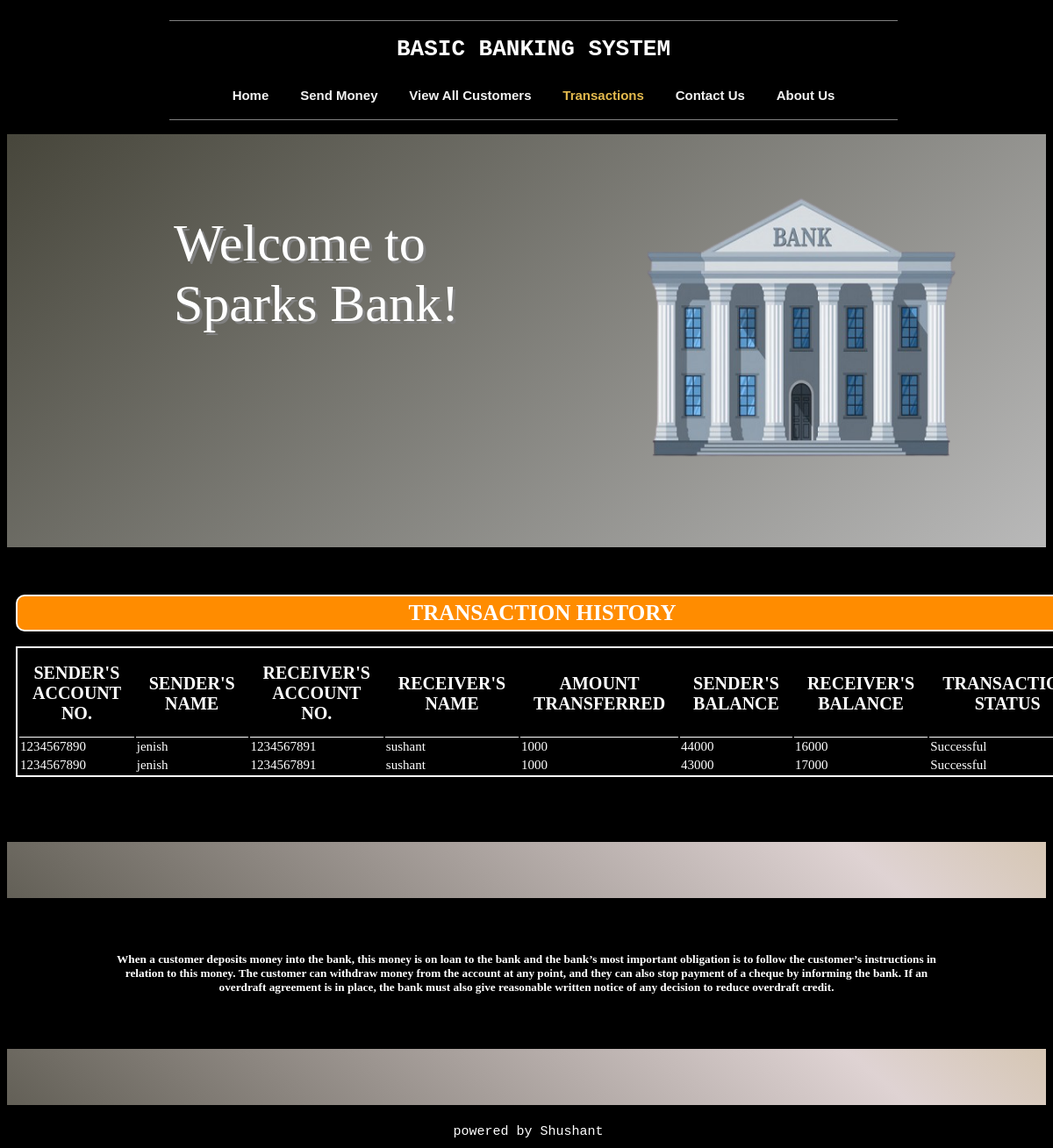
Screenshot of /transactions.php with the database file from the repository.
### tables this page shows
CREATE TABLE `transactions` (
  `ID` int(250) NOT NULL,
  `Sender_AccountNo` int(20) NOT NULL,
  `Sender_Name` varchar(30) NOT NULL,
  `Receiver_AccountNo` int(20) NOT NULL,
  `Receiver_Name` varchar(30) NOT NULL,
  `Amount_transferred` double NOT NULL,
  `Sender_Balance` double NOT NULL,
  `Receiver_Balance` double NOT NULL,
  `aStatus` text NOT NULL
);

### transactions.php (the view, shortened to what this page needs)
</<!DOCTYPE html>
<html lang="en" dir="ltr">
  <head>
<link rel="stylesheet" href="style_transactions.css">
  </head>
  <body>
<div class="navbar">
<center>
  <hr color="grey" width=70% size=1>
  <h1> BASIC BANKING SYSTEM </h1>
  <a  href="index.php">Home</a>
  <a href="sendmoney.php">Send Money</a>
  <a href="customers.php">View All Customers</a>
  <a class="active"  href="transactions.php">Transactions</a>
  <a href="contact.php">Contact Us</a>
  <a href="about.php">About Us</a>
      <hr color="grey" width=70% size=1>
      </center>
</div>
<div class="container">
<div class="header"> Welcome to Sparks Bank! </div>
<img src="bank.png" height=65% width=30% alt="Welcome to the sparks bank!" style="padding: 5px; margin-right: 8vw; margin-top:8vh; float:right">
</div>
<br>
<div class="contentbox">
  <center>
<h1> TRANSACTION HISTORY </h1>
  <center>
<table class="customer">
<th> SENDER'S ACCOUNT NO. </th>
<th> SENDER'S NAME </th>
<th> RECEIVER'S ACCOUNT NO. </th>
<th> RECEIVER'S NAME </th>
<th> AMOUNT TRANSFERRED </th>
<th> SENDER'S BALANCE </th>
<th> RECEIVER'S BALANCE </th>
<th> TRANSACTION STATUS </th>
<?php
$server="localhost";
$username="root";
$password="";
$dbname="bankingsystem";
$con=mysqli_connect( $server, $username, $password, $dbname);
$sql="Select * from transactions";
$result= $con-> query($sql);
if ($result-> num_rows>0){
  while ($row = $result-> fetch_assoc()){
    echo "<tr><td>".$row["Sender_AccountNo"]."</td><td>".$row["Sender_Name"]."</td><td>".$row["Receiver_AccountNo"]."</td><td>".$row["Receiver_Name"]."</td><td>".$row["Amount_transferred"]."</td><td>".$row["Sender_Balance"]."</td><td>".$row["Receiver_Balance"]."</td><td>".$row["aStatus"]."</td></tr>";
  }
  echo "</table>";
}
else{
  echo "</table> <br>";
  echo "0 Result Found!";
}
?>
</div>
<br> <br>
<br> <br>
<br> <br>
<br> <br>
<br> <br>
<br> <br>
<br> <br>
<br> <br>
<center>
<div class="pagebreak">
</div>
<div style="width: 80%; color: white; padding:  20px">
<h5>When a customer deposits money into the bank, this money is on loan to the bank and the bank’s most important obligation is to follow the customer’s instructions in relation to this money. The customer can withdraw money from the account at any point, and they can also stop payment of a cheque by informing the bank. If an overdraft agreement is in place, the bank must also give reasonable written notice of any decision to reduce overdraft credit.
</h5>
</div>
</center>
<div class="pagebreak">
</div>
<div class="footer"> <center>
  powered by Shushant
</center>
</div>
  </body>
</html>

### style_transactions.css (style rules this page uses)
body { background-color: black; font:"Gill Sans" ; color: white; }
.header { display: inline-block; margin-left: 15vw; margin-top: 10vh; padding: 10px; color: white; font-size: 5vw; font-weight: 100; font-family: Verdana; width: 35%; overflow: auto; text-shadow: 3px 3px grey; }
.navbar { display: block; color: white; font-family: monospace; background-color: black; padding: 8px; width: 100%; height: auto; margin-bottom: 2px; overflow: hidden; box-shadow: 2px 2px 8px #000000; }
.navbar a { font-family: sans-serif; font-weight: bold; color: #f2f2f2; text-align: center; padding: 12px 14px; text-decoration: none; font-size: 15px; display: inline-block; }
.navbar a.active { color: #e4ba4e; }
.container { width: 100%; height: 60%; background: linear-gradient(140deg,rgb(71, 70, 59), rgb(185, 185, 185), #b49636 ,rgb(183, 180, 180), #ffc404 ); margin-bottom: 10px; animation: gradient 10s ease infinite; background-size: 400% 400%; }
.pagebreak { display: block; width: 100%; height: 8vh; background: linear-gradient(40deg,rgb(71, 70, 59), rgb(223, 211, 211), #ac8d27 ,rgb(100, 97, 97), #ffc609 ); margin-bottom: 10px; animation: gradient 7s ease infinite; background-size: 400% 400%; margin-top: 20px; margin-bottom: 20px; }
.contentbox { position: absolute; margin: 5px; padding: 5px; background-color: black; color: white; transition: 0.3s; width: 100%; border-radius: 5px; }
.contentbox h1 { display: block; font-family: 'Trebuchet MS'; font-size: 25px; color: white; background-color: #FF8C00; border-radius: 10px; border-style: double; border: 2px solid white; padding-top: 5px; padding-bottom: 5px; }
.customer { color: white; border: 2px solid white; }
.customer th { box-shadow: 0px 1px white; font-family: "Trebuchet MS"; padding: 15px; margin: 15px; font-weight: bold; font-size: 20px; }
.customer td { font-family: Verdana; font-size: 15px; }
.footer { width: 100%; display: block; color: white; font-family: monospace; font-size: 15px; font-style: normal; background-color: black; padding: 2px; margin-top: 2px; }

### rows the page displays
transactions: Sender_AccountNo "1234567890", Sender_Name "jenish", Receiver_AccountNo "1234567891", Receiver_Name "sushant", Amount_transferred "1000", Sender_Balance "44000", Receiver_Balance "16000", aStatus "Successful"
transactions: Sender_AccountNo "1234567890", Sender_Name "jenish", Receiver_AccountNo "1234567891", Receiver_Name "sushant", Amount_transferred "1000", Sender_Balance "43000", Receiver_Balance "17000", aStatus "Successful"
